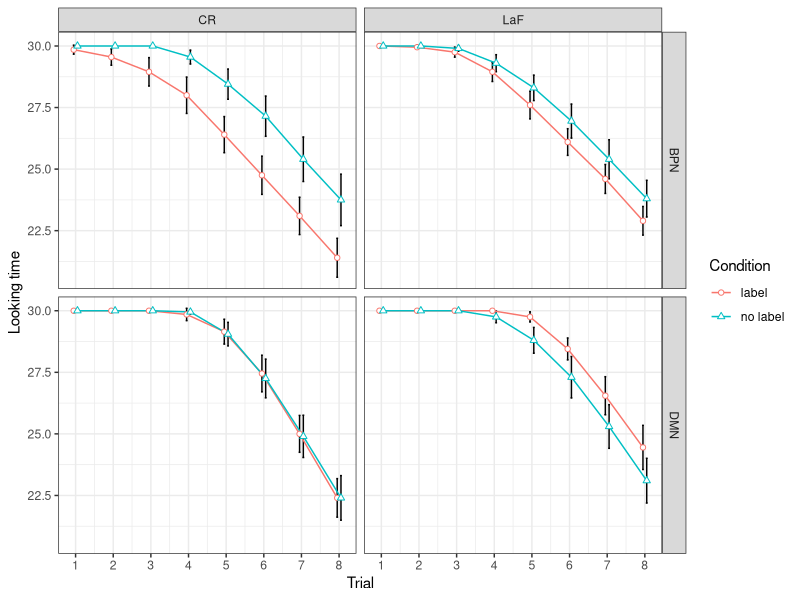

Here is the R script that generated this plot:
# LIBRARY IMPORTS
library(ggplot2)
library(Hmisc)

## Summarizes data.
## Gives count, mean, standard deviation, standard error of the mean, and confidence interval (default 95%).
##   data: a data frame.
##   measurevar: the name of a column that contains the variable to be summariezed
##   groupvars: a vector containing names of columns that contain grouping variables
##   na.rm: a boolean that indicates whether to ignore NA's
##   conf.interval: the percent range of the confidence interval (default is 95%)
summarySE <- function(data=NULL, measurevar, groupvars=NULL, na.rm=FALSE,
                      conf.interval=.95, .drop=TRUE) {
    library(plyr)

    # New version of length which can handle NA's: if na.rm==T, don't count them
    length2 <- function (x, na.rm=FALSE) {
        if (na.rm) sum(!is.na(x))
        else       length(x)
    }

    # This does the summary. For each group's data frame, return a vector with
    # N, mean, and sd
    datac <- ddply(data, groupvars, .drop=.drop,
      .fun = function(xx, col) {
        c(N    = length2(xx[[col]], na.rm=na.rm),
          mean = mean   (xx[[col]], na.rm=na.rm),
          sd   = sd     (xx[[col]], na.rm=na.rm)
        )
      },
      measurevar
    )

    # Rename the "mean" column    
    datac <- rename(datac, c("mean" = measurevar))

    datac$se <- datac$sd / sqrt(datac$N)  # Calculate standard error of the mean

    # Confidence interval multiplier for standard error
    # Calculate t-statistic for confidence interval: 
    # e.g., if conf.interval is .95, use .975 (above/below), and use df=N-1
    ciMult <- qt(conf.interval/2 + .5, datac$N-1)
    datac$ci <- datac$se * ciMult

    return(datac)
}

# DATA HANDLING
# Import data
single_obj.data <- read.csv("../Results/SingleObject_LT.csv", head=TRUE)
# Set all factor variables to factors
single_obj.data$subject <- as.factor(single_obj.data$subject)
single_obj.data$explo_overlap <- as.factor(single_obj.data$explo_overlap)
# Transform trial number to start at 1
single_obj.data$trial <- single_obj.data$trial + 1
# Summarising data for mean+CI graph
single_obj.data.sum <- summarySE(single_obj.data, measurevar="looking_time",
								 groupvars=c("labelled","model",
											 "theory","trial"),
								 conf.interval=.89)

# GENERATING GRAPHS
# Graph from data (not models), mean and error bars (CI)
single_obj.data.plot <- ggplot(single_obj.data.sum, aes(x = trial,
														y = looking_time,
														colour = labelled,
														group = labelled,
														shape = labelled)) +
						facet_grid(model~theory) +
						scale_x_continuous(breaks = c(1,2,3,4,5,6,7,8)) +
						xlab("Trial") + ylab("Looking time") + theme_bw() +
						scale_fill_brewer(palette = "Dark2") +
						scale_shape_manual(name = "Condition",
											 breaks = c("label","no_label"),
											 labels = c("label","no label"),
											 values = c(21,24)) +
						scale_colour_discrete(name = "Condition",
											  breaks = c("label","no_label"),
											  labels = c("label","no label")) +
						geom_errorbar(aes(ymin=looking_time-ci,
										  ymax=looking_time+ci),
									  colour="black", width=.1,
									  position=position_dodge(0.2)) +
						geom_line(position=position_dodge(0.2)) +
						geom_point(position=position_dodge(0.2),
								   size=1.5, fill="white")
ggsave("../Results/MeanCI.pdf", plot = single_obj.data.plot,
	   height = 8, width = 9)
